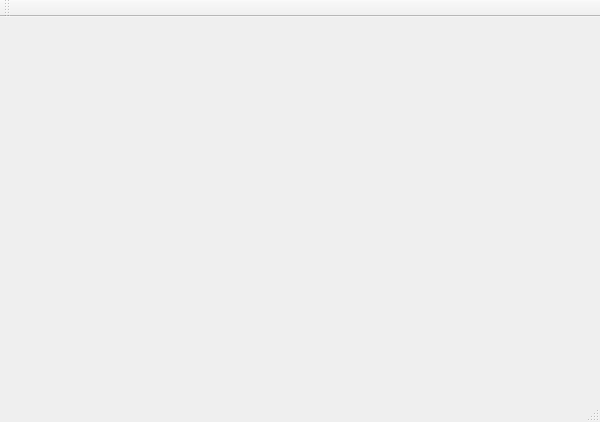
<?xml version="1.0" encoding="UTF-8"?>
<ui version="4.0">
 <class>BigProjectClass</class>
 <widget class="QMainWindow" name="BigProjectClass">
  <property name="geometry">
   <rect>
    <x>0</x>
    <y>0</y>
    <width>600</width>
    <height>422</height>
   </rect>
  </property>
  <property name="windowTitle">
   <string>BigProject</string>
  </property>
  <widget class="QWidget" name="centralWidget"/>
  <widget class="QMenuBar" name="menuBar">
   <property name="geometry">
    <rect>
     <x>0</x>
     <y>0</y>
     <width>600</width>
     <height>26</height>
    </rect>
   </property>
  </widget>
  <widget class="QToolBar" name="mainToolBar">
   <attribute name="toolBarArea">
    <enum>TopToolBarArea</enum>
   </attribute>
   <attribute name="toolBarBreak">
    <bool>false</bool>
   </attribute>
  </widget>
  <widget class="QStatusBar" name="statusBar"/>
 </widget>
 <layoutdefault spacing="6" margin="11"/>
 <resources>
  <include location="BigProject.qrc"/>
 </resources>
 <connections/>
</ui>
